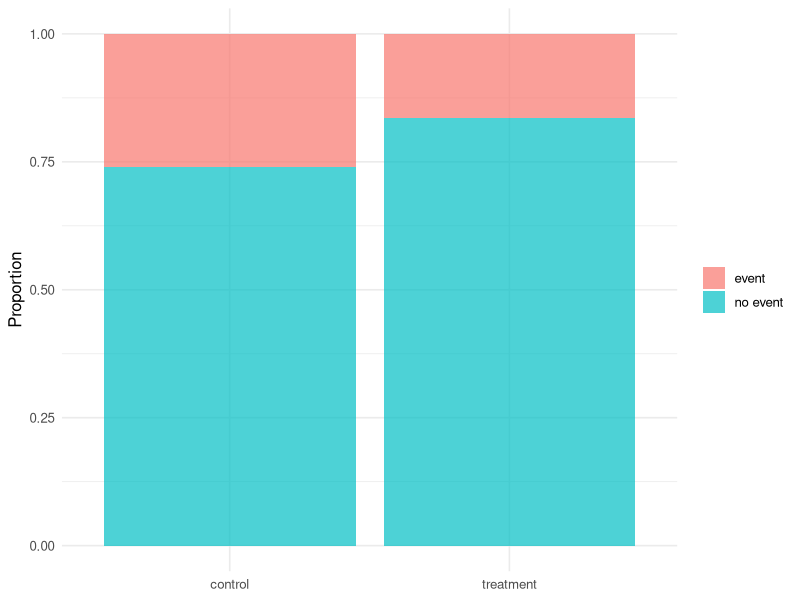

This chart was generated by the following R code:
# ============================================================
# Biostatistics Courses
# Course 1 — Week 4, Session 2: Two proportions, chi-square, RR/OR
# ============================================================

# --- 0. Setup --------------------------------------------------
library(tidyverse)
set.seed(42)
theme_set(theme_minimal(base_size = 12))

# --- 1. Hypothesis / Goal --------------------------------------
# Test H0: event independent of treatment; estimate RD, RR, OR.

# --- 2. Data ---------------------------------------------------
n_per <- 200
sim <- tibble(
  arm = rep(c("control", "treatment"), each = n_per),
  event = c(rbinom(n_per, 1, 0.25),
            rbinom(n_per, 1, 0.15))
)
tab <- table(arm = sim$arm, event = sim$event)

# --- 3. Visualise ----------------------------------------------
p <- as_tibble(tab) |>
  mutate(arm = factor(arm, levels = c("control", "treatment")),
         event = recode(event, `0` = "no event", `1` = "event")) |>
  ggplot(aes(arm, n, fill = event)) +
  geom_col(position = "fill", alpha = 0.7) +
  labs(x = NULL, y = "Proportion", fill = NULL)
print(p)

# --- 4. Assumptions --------------------------------------------
print(chisq.test(tab)$expected)

# --- 5. Conduct / Fit ------------------------------------------
ct <- chisq.test(tab, correct = FALSE)
ft <- fisher.test(tab)
pt <- prop.test(x = tab[, "1"], n = rowSums(tab), correct = FALSE)

p_ctrl <- tab["control",   "1"] / sum(tab["control", ])
p_trt  <- tab["treatment", "1"] / sum(tab["treatment", ])
rd <- p_trt - p_ctrl
rr <- p_trt / p_ctrl
or <- (tab["treatment","1"] * tab["control","0"]) /
      (tab["treatment","0"] * tab["control","1"])

# Goodness-of-fit
obs <- c(AA = 260, Aa = 290, aa = 50)
exp_probs <- c(AA = 0.49, Aa = 0.42, aa = 0.09)
gof <- chisq.test(obs, p = exp_probs)

# --- 6. Report -------------------------------------------------
cat(sprintf("Chi-sq p = %.4f, Fisher p = %.4f\n",
            ct$p.value, ft$p.value))
cat(sprintf("RD=%.3f RR=%.2f OR=%.2f\n", rd, rr, or))
cat(sprintf("GoF chi-sq = %.3f, p = %.4f\n",
            gof$statistic, gof$p.value))
